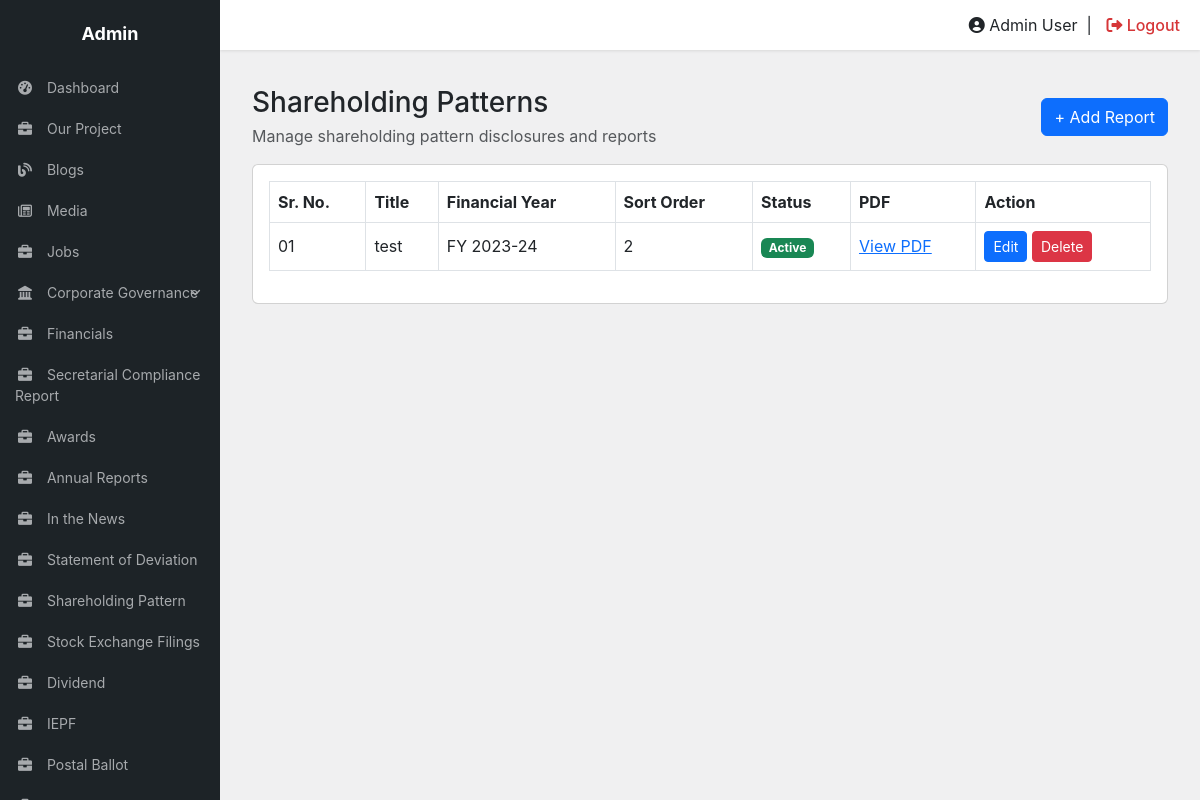
/crm/shareholding-pattern/ (signed in), run on the app's committed database.
### tables this page shows
CREATE TABLE `shareholding_patterns` (
  `id` int(11) NOT NULL,
  `title` varchar(255) NOT NULL,
  `pdf_file` varchar(500) DEFAULT NULL,
  `financial_year` varchar(20) NOT NULL,
  `sort_order` int(11) DEFAULT '0',
  `status` tinyint(1) DEFAULT '1',
  `created_at` timestamp NOT NULL DEFAULT CURRENT_TIMESTAMP,
  `updated_at` timestamp NOT NULL DEFAULT CURRENT_TIMESTAMP ON UPDATE CURRENT_TIMESTAMP
);

### crm/shareholding-pattern/form_helpers.php (called while the page is built, shortened)
<?php
function e($value): string {
    return htmlspecialchars((string)$value, ENT_QUOTES, 'UTF-8');
}

### crm/shareholding-pattern/index.php (the view, shortened to what this page needs)
<?php
require_once __DIR__ . '/../../dbc.php';
$reports = [];
$result = $conn->query("SELECT id, title, pdf_file, financial_year, sort_order, status
                        FROM shareholding_patterns
                        ORDER BY financial_year DESC, sort_order ASC, id ASC");
if ($result) while ($row = $result->fetch_assoc()) $reports[] = $row;
require_once __DIR__ . '/../includes/header.php';
?>
<div class="container-fluid py-3">
    <div class="d-flex justify-content-between align-items-center mb-3">
        <div><h3 class="mb-1">Shareholding Patterns</h3><p class="text-muted mb-0">Manage shareholding pattern disclosures and reports</p></div>
        <a href="add.php" class="btn btn-primary">+ Add Report</a>
    </div>
    <div class="card"><div class="card-body table-responsive">
        <table class="table table-bordered table-hover align-middle">
            <thead><tr><th>Sr. No.</th><th>Title</th><th>Financial Year</th><th>Sort Order</th><th>Status</th><th>PDF</th><th>Action</th></tr></thead>
            <tbody>
            <?php if ($reports): $i=1; foreach ($reports as $report): ?>
                <tr>
                    <td><?= sprintf('%02d', $i++); ?></td>
                    <td><?= e($report['title']); ?></td>
                    <td>FY <?= e($report['financial_year']); ?></td>
                    <td><?= (int)$report['sort_order']; ?></td>
                    <td><?= (int)$report['status'] === 1 ? '<span class="badge bg-success">Active</span>' : '<span class="badge bg-secondary">Inactive</span>'; ?></td>
                    <td><?php if ($report['pdf_file']): ?><a href="/ajmera/<?= e(ltrim($report['pdf_file'], '/')); ?>" target="_blank" rel="noopener">View PDF</a><?php else: ?>—<?php endif; ?></td>
                    <td class="text-nowrap">
                        <a href="edit.php?id=<?= (int)$report['id']; ?>" class="btn btn-sm btn-primary">Edit</a>
                        <form method="post" action="delete.php" class="d-inline" onsubmit="return confirm('Delete this shareholding pattern report?');">
                            <button type="submit" class="btn btn-sm btn-danger">Delete</button>
                        </form>
                    </td>
                </tr>
            <?php endforeach; else: ?><tr><td colspan="7" class="text-center">No shareholding pattern reports found.</td></tr><?php endif; ?>
            </tbody>
        </table>
    </div></div>
</div>
<?php require_once __DIR__ . '/../includes/footer.php'; ?>

### crm/includes/header.php (style rules this page uses)
body { background-color: #f0f0f1; font-family: -apple-system, BlinkMacSystemFont, "Segoe UI", Roboto, Oxygen-Sans, Ubuntu, Cantarell, "Helvetica Neue", sans-serif; margin: 0; overflow-x: hidden; }

### data on the page
shareholding_patterns: title "test", financial_year "2023-24", sort_order "2", status "Active"
